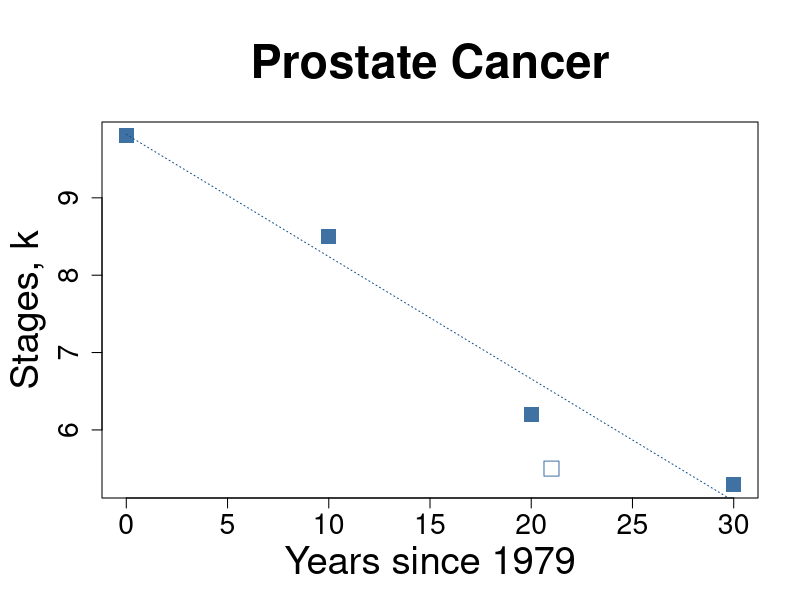
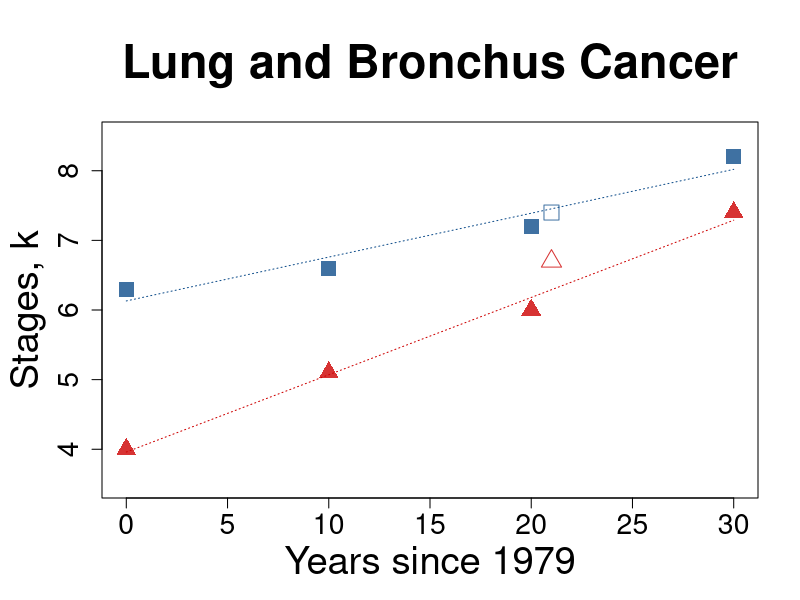

Write the R code that produced these figures, in order.
### PREAMBLE ##################################################################

library(scales)

outputPath <- "../../outputs/seer/fits/fit03-Harding"

femalecolor <- "red3" # "#D73027"
malecolor <- "dodgerblue4" #"#4575B4" 
bothcolor <- "black"

### MAKE k VS TIME: PROSTATE ##################################################

# data ------------------------------------------------------------------------
progression = 0:3 * 10
kProstate = c(9.8, 8.5, 6.2, 5.3)

lmfitProstate <- lm(kProstate ~ progression)
xx <- seq(0, 30, 1)
yy <- coef(lmfitProstate)[1] + coef(lmfitProstate)[2]*xx

# plotting text and options ---------------------------------------------------
textEqn <- paste0('y = ', round(coef(lmfitProstate)[2], 2), 'x + ', 
	round(coef(lmfitProstate)[1], 2))
textR2 <-  bquote(R^2 == .(round(summary(lmfitProstate)$r.squared, 3)))	
textPval <- bquote(italic("P") == .(round(summary(lmfitProstate)$coefficients[8], 3)))

#bquote(italic("P") == .(format(summary(lmfitProstate)$coefficients[8], 
#	scientific = TRUE, digits=2)))

labelSize <- 2.3
axisSize <- 1.7
pointSize <- 2
textSize <- 2

# plot ------------------------------------------------------------------------
png(file.path(outputPath, paste0(Sys.Date(), "-k-vs-time-prostate.png")),
	height = 4,
	width = 5,
	units = 'in',
	res = 400,
	pointsize = 6
	);
par(mar=c(5.1, 5.1, 6.1, 2.1))
plot(progression, kProstate, 
	xlab = 'Years since 1979', 
    ylab = 'Stages, k', 
    main = 'Prostate Cancer',
    col = scales::alpha(malecolor, 0.8), 
    pch = 15,
    cex.lab = labelSize,
	cex.main = labelSize+0.5,
	cex.axis = axisSize,
	cex = pointSize
    )
points(21, 5.5,  
	col = scales::alpha(malecolor, 0.8), 
    pch = 0,
    cex.lab = labelSize,
	cex.main = labelSize+0.5,
	cex.axis = axisSize,
	cex = pointSize)
lines(xx, yy, 
	col = malecolor, 
	lty=3)
#text(2, 6.7, textEqn, pos=4, cex=textSize)
#text(2, 6.3, textR2, pos=4, cex=textSize)
#text(2, 5.9, textPval, pos=4, cex=textSize)
dev.off();

### MAKE k VS TIME: LUNG ######################################################

# data ------------------------------------------------------------------------
kLungBrochusMale <- c(6.3, 6.6, 7.2, 8.2)
kLungBrochusFemale <- c(4.0, 5.1, 6.0, 7.4)

lmfitLungBrochusMale <- lm(kLungBrochusMale ~ progression)
lmfitLungBrochusFemale <- lm(kLungBrochusFemale ~ progression)

xx <- seq(0, 30, 1)
yyM <- coef(lmfitLungBrochusMale)[1] + coef(lmfitLungBrochusMale)[2]*xx
yyF <- coef(lmfitLungBrochusFemale)[1] + coef(lmfitLungBrochusFemale)[2]*xx

# plotting text and options ---------------------------------------------------
textEqnFemale <- paste0('y = ', round(coef(lmfitLungBrochusFemale)[2], 2), 'x + ', 
	round(coef(lmfitLungBrochusFemale)[1], 2))
textR2Female <-  bquote(R^2 == .(round(summary(lmfitLungBrochusFemale)$r.squared, 3)))	
textPvalFemale <-  bquote(italic("P") == .(round(summary(lmfitLungBrochusFemale)$coefficients[8], 3)))

#bquote(italic("P") == .(format(summary(lmfitLungBrochusFemale)$coefficients[8], 
#	scientific = TRUE, digits=2)))

textEqnMale <- paste0('y = ', round(coef(lmfitLungBrochusMale)[2], 2), 'x + ', 
	round(coef(lmfitLungBrochusMale)[1], 2))
textR2Male <-  bquote(R^2 == .(round(summary(lmfitLungBrochusMale)$r.squared, 3)))	
textPvalMale <- bquote(italic("P") == .(round(summary(lmfitLungBrochusMale)$coefficients[8], 3)))

#bquote(italic("P") == .(format(summary(lmfitLungBrochusMale)$coefficients[8], 
#	scientific = TRUE, digits=2)))

# plot ------------------------------------------------------------------------
png(file.path(outputPath, paste0(Sys.Date(), "-k-vs-time-lung-male-female.png")),
	height = 4,
	width = 5,
	units = 'in',
	res = 400,
	pointsize = 6
	);
par(mar=c(5.1, 5.1, 6.1, 2.1))
plot(progression, kLungBrochusMale,  
	xlab = 'Years since 1979', 
	ylab = 'Stages, k', 
    main = 'Lung and Bronchus Cancer',
    col = scales::alpha(malecolor, 0.8), 
    pch = 15,
    cex.lab = labelSize,
	cex.main = labelSize+0.5,
	cex.axis = axisSize,
	cex = pointSize,
	ylim = c(3.5, 8.5)
    )
points(21, 7.4,  
	col = scales::alpha(malecolor, 0.8), 
    pch = 0,
	cex = pointSize)
points(progression, kLungBrochusFemale,  
    col = scales::alpha(femalecolor, 0.8), 
    pch = 17,
	cex = pointSize
    )
points(21, 6.7,  
	col = scales::alpha(femalecolor, 0.8), 
    pch = 2,
	cex = pointSize)
lines(xx, yyF, 
	col = femalecolor, 
	lty=3)
lines(xx, yyM, 
	col = malecolor, 
	lty=3)
#text(2, 8.0, textEqnMale, pos=4, cex=textSize)
#text(2, 7.6, textR2Male, pos=4, cex=textSize)
#text(2, 7.2, textPvalMale, pos=4, cex=textSize)
#text(15, 5.2, textEqnFemale, pos=4, cex=textSize)
#text(15, 4.8, textR2Female, pos=4, cex=textSize)
#text(15, 4.4, textPvalFemale, pos=4, cex=textSize)
dev.off()